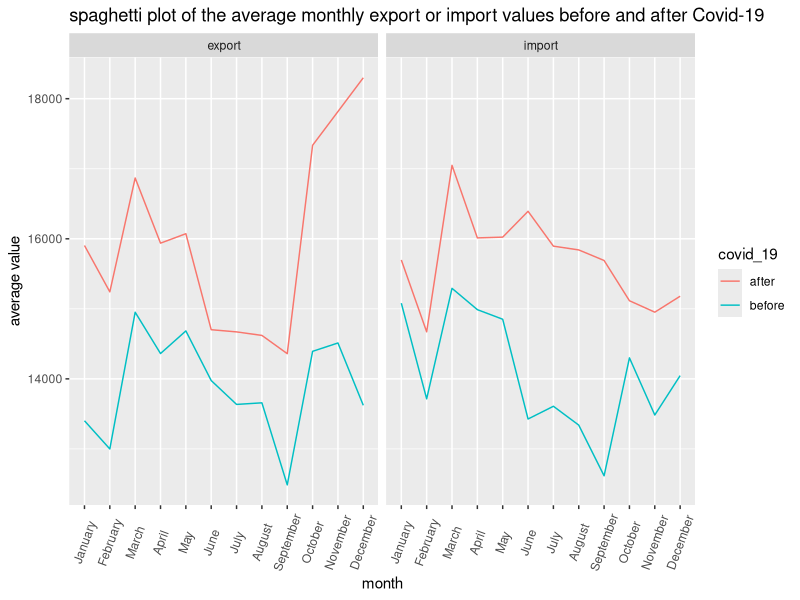
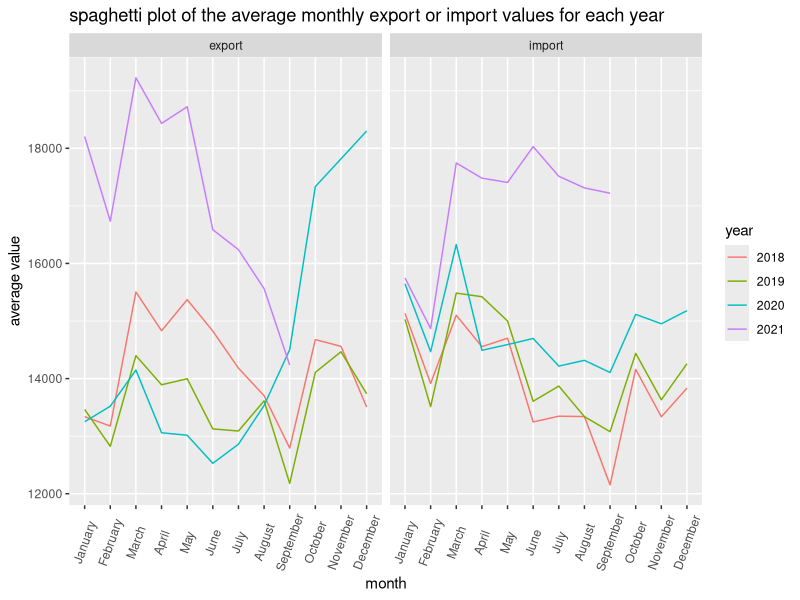
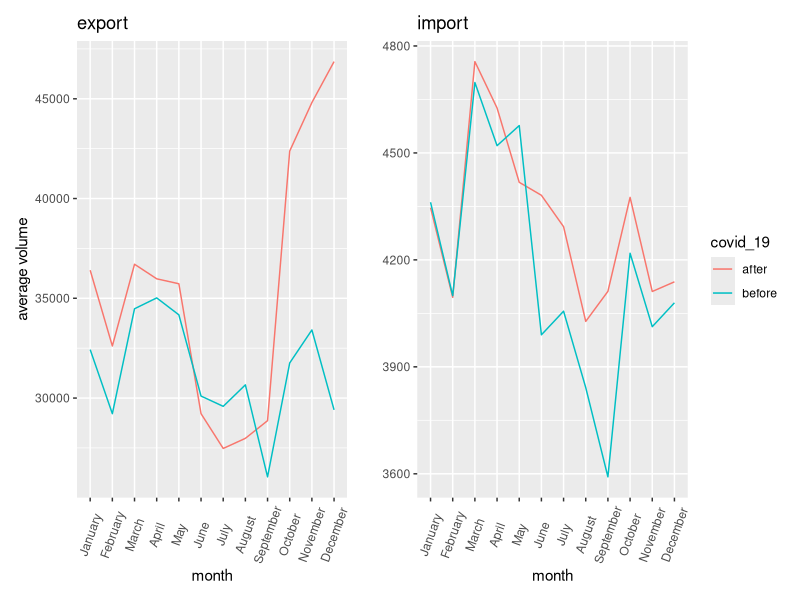
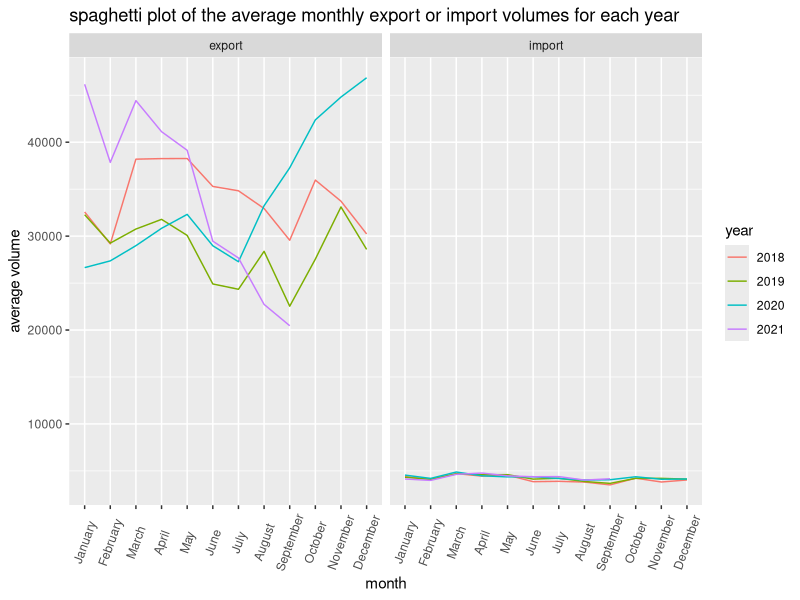
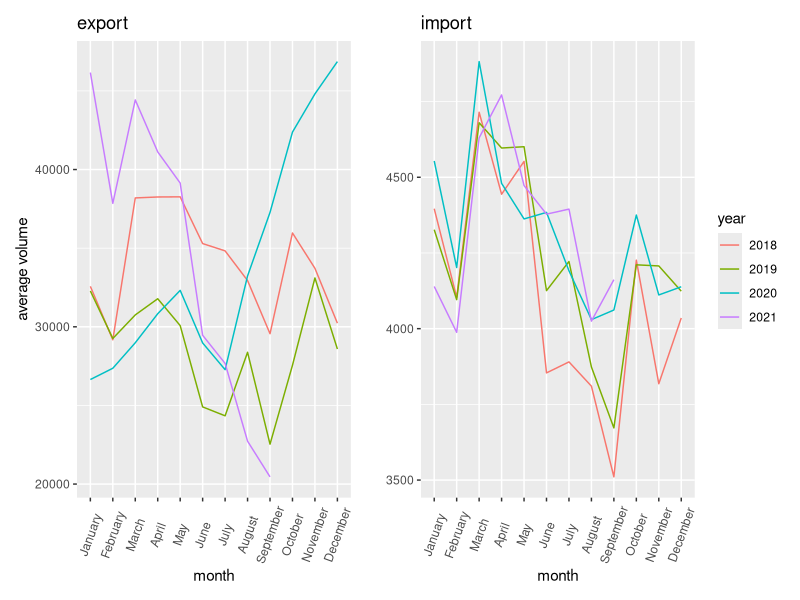

Reproduce these figures in R, in order.
## ---- chunk 1
library(tidyverse)
library(readxl)
library(patchwork)
## ---- chunk 2
export_value = read_excel("./data/export_value_combined.xlsx") %>%
  mutate(type = "export") %>%
  rename(value = export_value)
import_value = read_excel("./data/import_value_combined.xlsx") %>%
  mutate(type = "import") %>%
  rename(value = import_value)

value = rbind(export_value, import_value) %>%
  mutate(year = as.character(year),
         month = recode(month, "Feburary" = "February"),
         month = as.factor(ordered(month, levels = c("January", "February", "March", "April", "May", "June", "July", "August", "September", "October", "November", "December")))) %>%
  group_by(year, month, type) %>%
  mutate(monthly_total = sum(value),
         covid_19 = ifelse(year %in% c("2018", "2019"), "before", "after")) %>% 
  group_by(covid_19, month, type) %>%
  mutate(avg_value = mean(monthly_total)) 

value %>%
  ggplot(aes(x = month, y = avg_value, color = covid_19, group = covid_19)) +
  geom_line() +
  labs(y = "average value", title = "spaghetti plot of the average monthly export or import values before and after Covid-19") +
  theme(axis.text.x = element_text(angle = 70, vjust = 0.5, hjust = 0.5)) +
  facet_grid(. ~ type)

value %>%
  ggplot(aes(x = month, y = monthly_total, color = year, group = year)) +
  geom_line() +
  labs(y = "average value", title = "spaghetti plot of the average monthly export or import values for each year") +
  theme(axis.text.x = element_text(angle = 70, vjust = 0.5, hjust = 0.5)) +
  facet_grid(. ~ type)
## ---- chunk 3
export_volume = 
  read_excel("./data/export_volume_combined.xlsx") %>%
  mutate(type = "export") %>%
  rename(volume = export_volume)
import_volume = 
  read_excel("./data/import_volume_combined.xlsx") %>%
  mutate(type = "import") %>%
  rename(volume = import_volume)

volume = rbind(export_volume, import_volume) %>%
  mutate(year = as.character(year),
         month = recode(month, "Feburary" = "February"),
         month = as.factor(ordered(month, levels = c("January", "February", "March", "April", "May", "June", "July", "August", "September", "October", "November", "December")))) %>%
  group_by(year, month, type) %>%
  mutate(monthly_total = sum(volume),
         covid_19 = ifelse(year %in% c("2018", "2019"), "before", "after")) %>% 
  group_by(covid_19, month, type) %>%
  mutate(avg_volume = mean(monthly_total)) 

im_volume_plot = volume %>%
  filter(type == "import") %>%
  ggplot(aes(x = month, y = avg_volume, color = covid_19, group = covid_19)) +
  geom_line() +
  labs(y = "", title = "import") +
  theme(axis.text.x = element_text(angle = 70, vjust = 0.5, hjust = 0.5))

ex_volume_plot = volume %>%
  filter(type == "export") %>%
  ggplot(aes(x = month, y = avg_volume, color = covid_19, group = covid_19)) +
  geom_line() +
  labs(y = "average volume", title = "export") +
  theme(legend.position = "none") +
  theme(axis.text.x = element_text(angle = 70, vjust = 0.5, hjust = 0.5))

ex_volume_plot + im_volume_plot 

volume %>%
  ggplot(aes(x = month, y = monthly_total, color = year, group = year)) +
  geom_line() +
  labs(y = "average volume", title = "spaghetti plot of the average monthly export or import volumes for each year") +
  theme(axis.text.x = element_text(angle = 70, vjust = 0.5, hjust = 0.5)) +
  facet_grid(. ~ type)
## ---- chunk 4
im_volume_plot_byyear = volume %>%
  filter(type == "import") %>%
  ggplot(aes(x = month, y = monthly_total, color = year, group = year)) +
  geom_line() +
  labs(y = "", title = "import") +
  theme(axis.text.x = element_text(angle = 70, vjust = 0.5, hjust = 0.5))

ex_volume_plot_byyear = volume %>%
  filter(type == "export") %>%
  ggplot(aes(x = month, y = monthly_total, color = year, group = year)) +
  geom_line() +
  labs(y = "average volume", title = "export") +
  theme(legend.position = "none") +
  theme(axis.text.x = element_text(angle = 70, vjust = 0.5, hjust = 0.5))

ex_volume_plot_byyear + im_volume_plot_byyear
